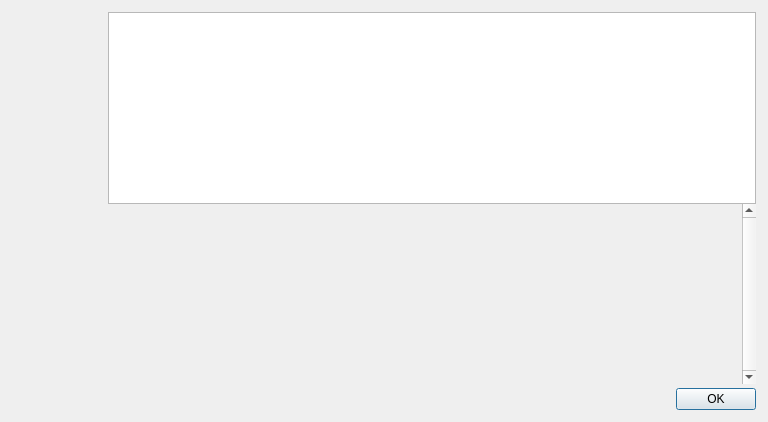
<?xml version="1.0" encoding="UTF-8"?>
<ui version="4.0">
 <class>HelpMessageDialog</class>
 <widget class="QDialog" name="HelpMessageDialog">
  <property name="geometry">
   <rect>
    <x>0</x>
    <y>0</y>
    <width>768</width>
    <height>422</height>
   </rect>
  </property>
  <property name="maximumSize">
   <size>
    <width>16777215</width>
    <height>422</height>
   </size>
  </property>
  <property name="windowTitle">
   <string notr="true">HDCH Core - Command-line options</string>
  </property>
  <layout class="QHBoxLayout" name="horizontalLayout_2">
   <property name="spacing">
    <number>0</number>
   </property>
   <property name="leftMargin">
    <number>12</number>
   </property>
   <property name="topMargin">
    <number>12</number>
   </property>
   <property name="rightMargin">
    <number>12</number>
   </property>
   <property name="bottomMargin">
    <number>12</number>
   </property>
   <item>
    <layout class="QVBoxLayout" name="verticalLayoutLogo" stretch="0">
     <property name="leftMargin">
      <number>0</number>
     </property>
     <property name="topMargin">
      <number>0</number>
     </property>
     <property name="rightMargin">
      <number>0</number>
     </property>
     <item>
      <widget class="QLabel" name="aboutLogo">
       <property name="sizePolicy">
        <sizepolicy hsizetype="Preferred" vsizetype="Ignored">
         <horstretch>0</horstretch>
         <verstretch>0</verstretch>
        </sizepolicy>
       </property>
       <property name="minimumSize">
        <size>
         <width>96</width>
         <height>100</height>
        </size>
       </property>
       <property name="maximumSize">
        <size>
         <width>96</width>
         <height>564</height>
        </size>
       </property>
       <property name="baseSize">
        <size>
         <width>96</width>
         <height>564</height>
        </size>
       </property>
       <property name="autoFillBackground">
        <bool>false</bool>
       </property>
       <property name="pixmap">
        <pixmap resource="../hdch.qrc">:/images/drkblue/about</pixmap>
       </property>
       <property name="scaledContents">
        <bool>false</bool>
       </property>
       <property name="alignment">
        <set>Qt::AlignLeading|Qt::AlignLeft|Qt::AlignTop</set>
       </property>
      </widget>
     </item>
    </layout>
   </item>
   <item>
    <layout class="QVBoxLayout" name="verticalLayout">
     <item>
      <widget class="QTextEdit" name="helpMessage">
       <property name="readOnly">
        <bool>true</bool>
       </property>
      </widget>
     </item>
     <item>
      <widget class="QScrollArea" name="scrollArea">
       <property name="frameShape">
        <enum>QFrame::NoFrame</enum>
       </property>
       <property name="verticalScrollBarPolicy">
        <enum>Qt::ScrollBarAlwaysOn</enum>
       </property>
       <property name="widgetResizable">
        <bool>true</bool>
       </property>
       <widget class="QWidget" name="scrollAreaWidgetContents">
        <property name="geometry">
         <rect>
          <x>0</x>
          <y>0</y>
          <width>623</width>
          <height>151</height>
         </rect>
        </property>
        <layout class="QVBoxLayout" name="verticalLayout_2">
         <item>
          <widget class="QLabel" name="aboutMessage">
           <property name="cursor">
            <cursorShape>IBeamCursor</cursorShape>
           </property>
           <property name="textFormat">
            <enum>Qt::PlainText</enum>
           </property>
           <property name="alignment">
            <set>Qt::AlignLeading|Qt::AlignLeft|Qt::AlignTop</set>
           </property>
           <property name="openExternalLinks">
            <bool>true</bool>
           </property>
           <property name="textInteractionFlags">
            <set>Qt::LinksAccessibleByMouse|Qt::TextSelectableByKeyboard|Qt::TextSelectableByMouse</set>
           </property>
          </widget>
         </item>
        </layout>
       </widget>
      </widget>
     </item>
     <item>
      <spacer name="verticalSpacer">
       <property name="orientation">
        <enum>Qt::Vertical</enum>
       </property>
       <property name="sizeType">
        <enum>QSizePolicy::Fixed</enum>
       </property>
       <property name="sizeHint" stdset="0">
        <size>
         <width>4</width>
         <height>4</height>
        </size>
       </property>
      </spacer>
     </item>
     <item>
      <widget class="QDialogButtonBox" name="okButton">
       <property name="orientation">
        <enum>Qt::Horizontal</enum>
       </property>
       <property name="standardButtons">
        <set>QDialogButtonBox::Ok</set>
       </property>
      </widget>
     </item>
    </layout>
   </item>
  </layout>
 </widget>
 <resources>
  <include location="../hdch.qrc"/>
 </resources>
 <connections>
  <connection>
   <sender>okButton</sender>
   <signal>accepted()</signal>
   <receiver>HelpMessageDialog</receiver>
   <slot>accept()</slot>
   <hints>
    <hint type="sourcelabel">
     <x>20</x>
     <y>20</y>
    </hint>
    <hint type="destinationlabel">
     <x>20</x>
     <y>20</y>
    </hint>
   </hints>
  </connection>
  <connection>
   <sender>okButton</sender>
   <signal>rejected()</signal>
   <receiver>HelpMessageDialog</receiver>
   <slot>reject()</slot>
   <hints>
    <hint type="sourcelabel">
     <x>20</x>
     <y>20</y>
    </hint>
    <hint type="destinationlabel">
     <x>20</x>
     <y>20</y>
    </hint>
   </hints>
  </connection>
 </connections>
</ui>
